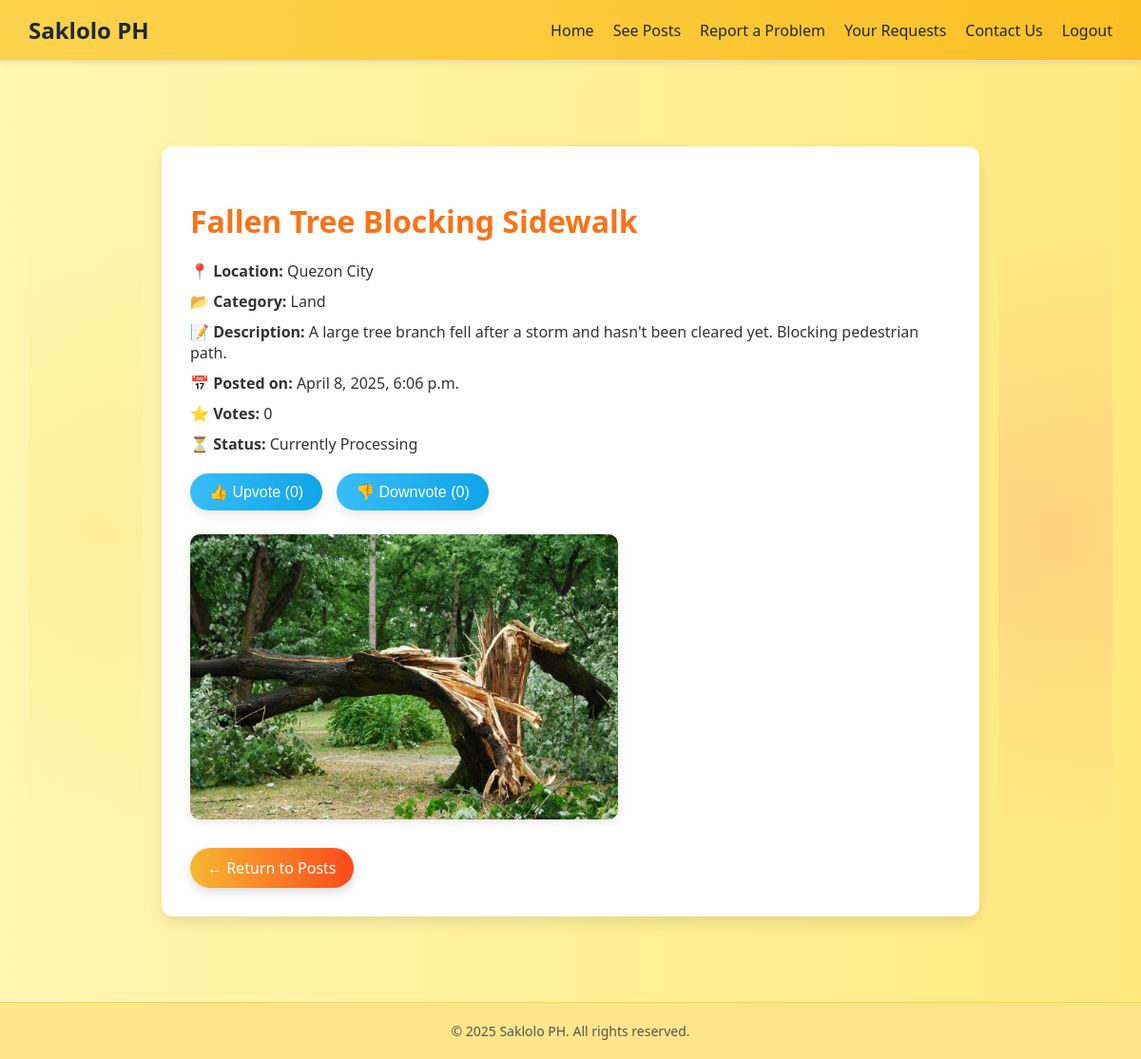
Page /post/9 (signed in) on the earlier database version.
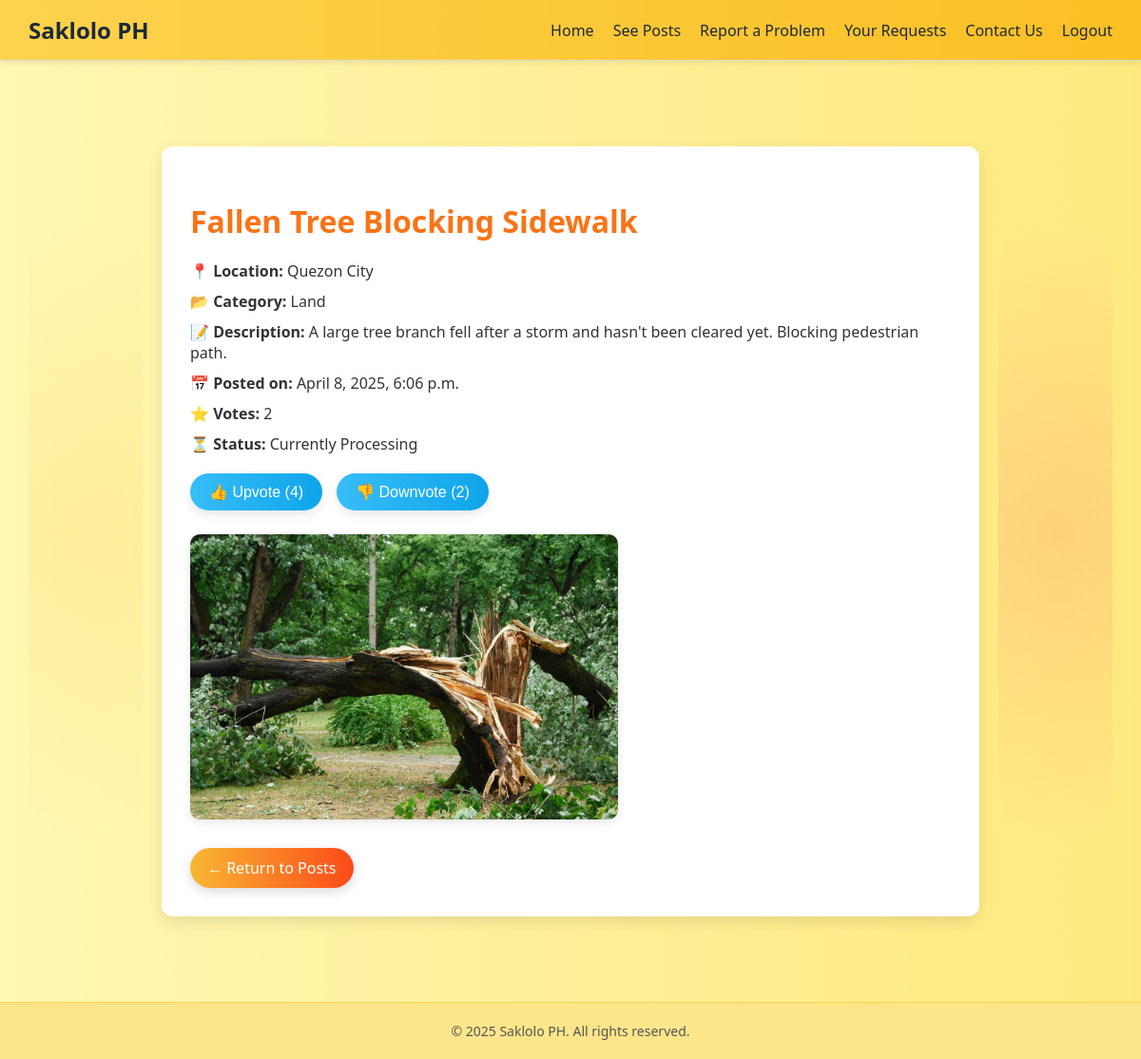
Same page on the later database version.
### report/models.py (models this page shows, shortened)
class Post(models.Model):
    user = models.ForeignKey(User, on_delete=models.CASCADE)
    title = models.CharField(max_length=255)
    category = models.CharField(max_length=20, choices=CATEGORY_CHOICES)
    location = models.CharField(max_length=255)
    date = models.DateTimeField(auto_now_add=True)
    description = models.TextField()
    upvotes = models.IntegerField(default=0)
    downvotes = models.IntegerField(default=0)
    def vote_score(self):
        return self.upvotes - self.downvotes

### report/views.py (the view)
# urls.py: path('post/<int:pk>', PostDetailView.as_view(), name='post_detail'),
class PostDetailView(LoginRequiredMixin, DetailView):
    model = Post
    template_name = 'post_detail.html'
    redirect_field_name = ''

### templates/post_detail.html (shortened to what this page needs)
{% extends 'base.html' %}
{% load static %}
{% block content %}
<div class="page-wrapper">
    <div class="decor-left"></div>
    <div class="decor-right"></div>
    <div class="post-container">
        <h2>{{ post.title }}</h2>
        <div class="post-info">
            <p><strong>📍 Location:</strong> {{ post.location }}</p>
            <p><strong>📂 Category:</strong> {{ post.category }}</p>
            <p><strong>📝 Description:</strong> {{ post.description }}</p>
            <p><strong>📅 Posted on:</strong> {{ post.date }}</p>
            <p><strong>⭐ Votes:</strong> {{ post.vote_score }}</p>
            <p><strong>⏳ Status:</strong> Currently Processing</p>
        </div>
        <div class="vote-forms">
            <form action="{% url 'report:upvote_post' post.pk %}" method="post">
                <button type="submit">👍 Upvote ({{ post.upvotes }})</button>
            </form>
            <form action="{% url 'report:downvote_post' post.pk %}" method="post">
                <button type="submit">👎 Downvote ({{ post.downvotes }})</button>
            </form>
        </div>
        {% if post.images.all %}
            <div class="post-images">
                {% for image in post.images.all %}
                    <img src="{{ image.image.url }}" alt="{{ image.description }}">
                {% endfor %}
            </div>
        {% endif %}
        <a href="{% url 'report:post_list' %}" class="back-link">← Return to Posts</a>
    </div>
</div>
{% endblock %}

Differences in the rows shown:
changed Post "Fallen Tree Blocking Sidewalk": vote_score "0" → "2"; upvotes "0" → "4"; downvotes "0" → "2"
